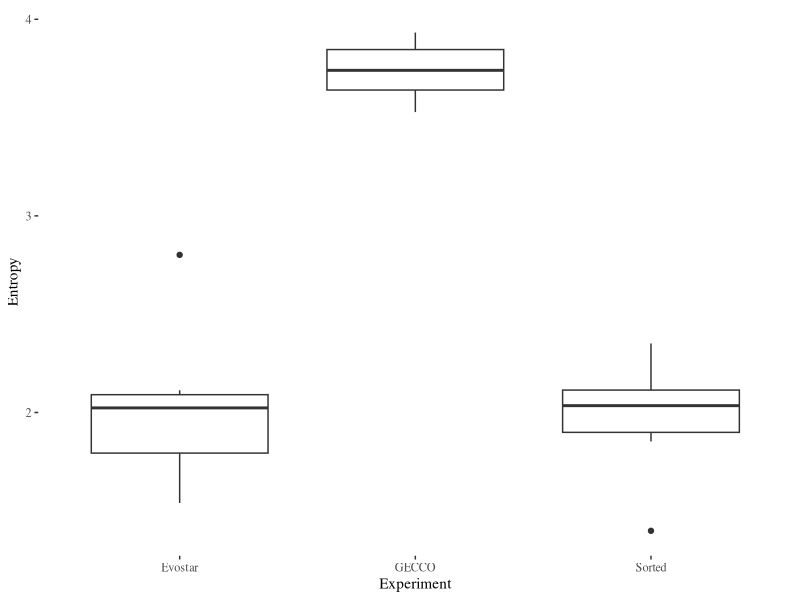
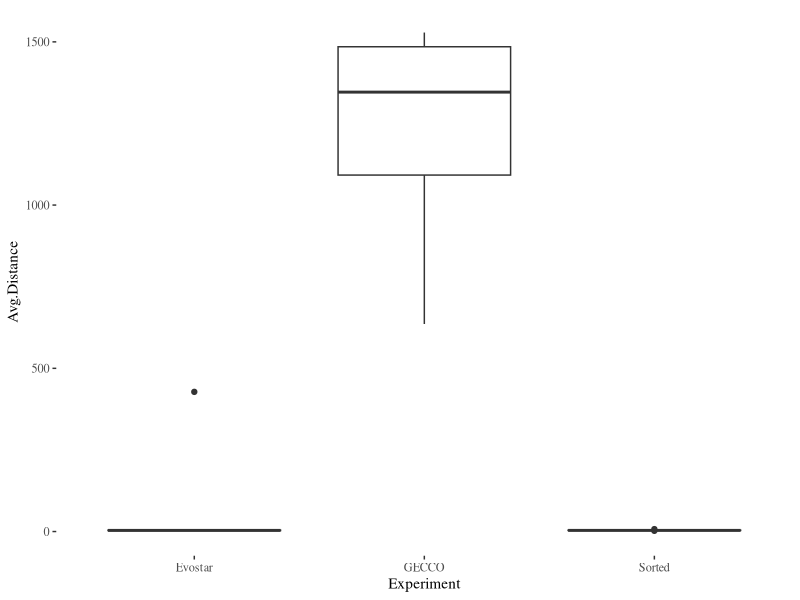
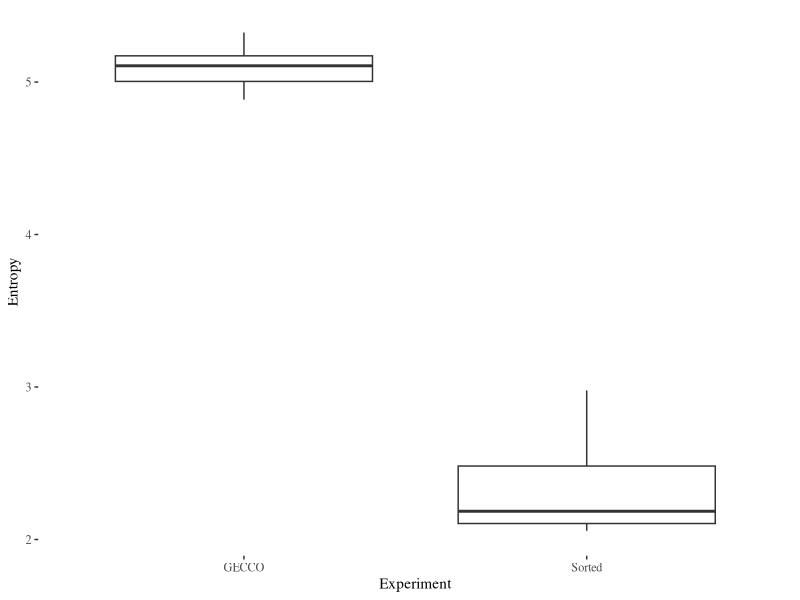
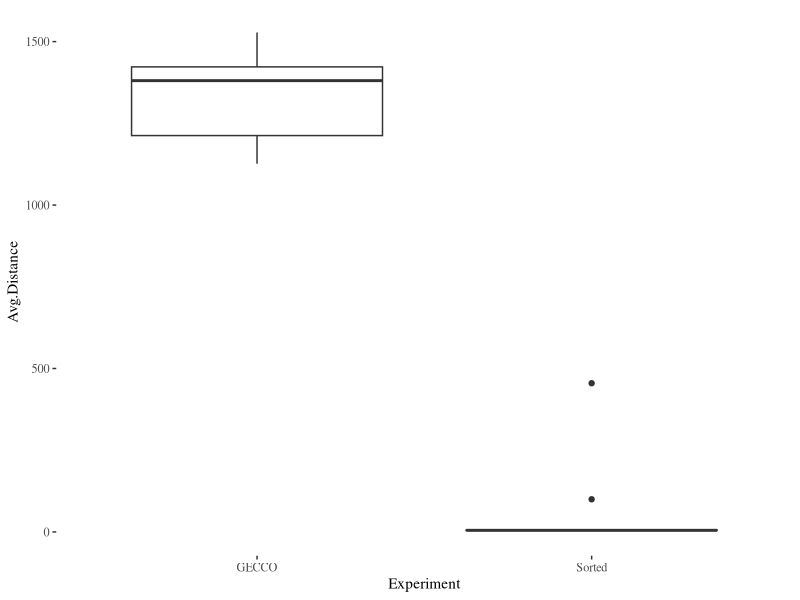

These figures' R source, in order:
library(ggplot2)
library(ggthemes)

data <- read.csv("mutual-distances-averages-entropy.csv")
data.16 = data[ data$Population == 16, ]
ggplot(data.16,aes(x=Experiment,y=Entropy))+ geom_boxplot() + theme_tufte()
ggplot(data.16,aes(x=Experiment,y=Avg.Distance))+ geom_boxplot() + theme_tufte()

data.32 = data[ data$Population == 32, ]
ggplot(data.32,aes(x=Experiment,y=Entropy))+ geom_boxplot() + theme_tufte()
ggplot(data.32,aes(x=Experiment,y=Avg.Distance))+ geom_boxplot() + theme_tufte()
